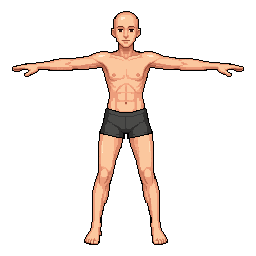
#> input picture website/art/rigging-tools/sprites/bare256.png, 256 x 256 px, given in place of bare256.png.png, which was not available
$ python -i draw-figure.py   (imports and definitions only)
#> lines starting #> are read from the running program, lines starting #| are printed output that depends on the picture
"""Draw the rigging-tools comparison: one row per sprite, one column per tool.

Columns: PixelLab's 18 joints (estimate-skeleton), MediaPipe's 33-point body (Pose
Landmarker, heavy), the extra joints PixelLab's custom skeleton added (props, capes,
hats), and MediaPipe's multiclass segmenter (skin, clothes, accessories).

  python3 draw-figure.py   # writes ../../public/showcase/skeleton/rigging-tools.png
"""
import json
import os
from PIL import Image, ImageDraw, ImageFont

HERE = os.path.dirname(os.path.abspath(__file__))
OUT = os.path.join(HERE, "..", "..", "public", "showcase", "skeleton", "rigging-tools.png")
ROWS = ["adventurer64", "cape256", "knight128", "mage128"]
COLUMNS = ["PixelLab: 18 joints", "MediaPipe: 33-point body", "PixelLab: custom rig, extra joints", "MediaPipe: skin, clothes, accessories"]
CELL, PAD, LABEL = 236, 18, 150
RIGHT, LEFT, MID, GREEN, GOLD = (255, 140, 40), (70, 150, 255), (235, 235, 235), (90, 220, 140), (255, 215, 70)

PL_BONES = [("NECK", "NOSE"), ("NECK", "RIGHT SHOULDER"), ("RIGHT SHOULDER", "RIGHT ELBOW"), ("RIGHT ELBOW", "RIGHT ARM"),
            ("NECK", "LEFT SHOULDER"), ("LEFT SHOULDER", "LEFT ELBOW"), ("LEFT ELBOW", "LEFT ARM"),
            ("NECK", "RIGHT HIP"), ("RIGHT HIP", "RIGHT KNEE"), ("RIGHT KNEE", "RIGHT LEG"),
            ("NECK", "LEFT HIP"), ("LEFT HIP", "LEFT KNEE"), ("LEFT KNEE", "LEFT LEG")]
MP_BONES = [(11, 12), (11, 13), (13, 15), (12, 14), (14, 16), (11, 23), (12, 24), (23, 24), (23, 25), (25, 27), (24, 26), (26, 28),
            (15, 17), (15, 19), (15, 21), (16, 18), (16, 20), (16, 22), (0, 11), (0, 12)]
# Body joints the custom rigs name, mapped to the 18-joint labels so chains can be drawn from them.
ANCHOR = {"right_wrist": "RIGHT ARM", "left_wrist": "LEFT ARM", "right_shoulder": "RIGHT SHOULDER", "left_shoulder": "LEFT SHOULDER",
          "head": "NOSE", "hips": None}

# [2 lines not run here, left out]
font, small = ImageFont.load_default(size=19), ImageFont.load_default(size=15)


def cell(name):
    sprite = Image.open(os.path.join(HERE, "sprites", f"{name}.png")).convert("RGBA")
    box = sprite.getbbox()
    side = max(box[2] - box[0], box[3] - box[1]) + 6
    cx, cy = (box[0] + box[2]) / 2, (box[1] + box[3]) / 2
    left, top = cx - side / 2, cy - side / 2
    scale = (CELL - 16) / side
    crop = sprite.crop((round(left), round(top), round(left + side), round(top + side)))
    big = crop.resize((CELL - 16, CELL - 16), Image.NEAREST)
    base = Image.new("RGBA", (CELL, CELL), (27, 25, 19, 255))
    base.alpha_composite(big, (8, 8))
    at = lambda x, y: ((x - round(left)) * scale + 8, (y - round(top)) * scale + 8)
    return sprite, base, at


def pixellab18(name):
    d = json.load(open(os.path.join(HERE, "pixellab", f"{name}.json")))
    s = Image.open(os.path.join(HERE, "sprites", f"{name}.png")).width
    return {k["label"]: (k["x"] * s, k["y"] * s) for k in d["firstFrameKeypoints"]}


def colour(a, b):
    return RIGHT if "RIGHT" in a + b else LEFT if "LEFT" in a + b else MID


sheet = Image.new("RGBA", (LABEL + 4 * (CELL + PAD), 60 + len(ROWS) * (CELL + PAD) + 30), (20, 18, 14, 255))
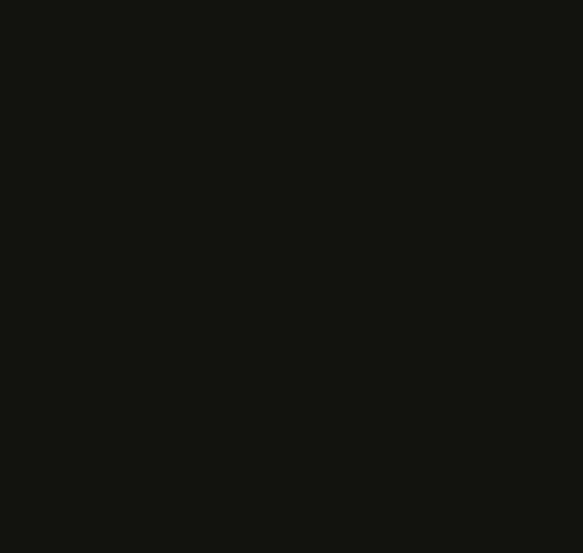
#> sheet: PIL image 1166x1106 RGBA (shown at 1/2 size); mean R, G, B, A 20, 18, 14, 255
d = ImageDraw.Draw(sheet)
# [63 lines not run here, left out]

>>> result = cell('sprites/bare256.png')
#> in cell, sprite is the input picture: PIL image 256x256 RGBA; mean R, G, B, A 29.6, 21.7, 17.3, 39.9
#> in cell, `box = sprite.getbbox()`: box = (12, 11, 244, 245)
#> in cell, `side = max(box[2] - box[0], box[3] - box[1]) + 6`: side = 240
#> in cell, `cx, cy = (box[0] + box[2]) / 2, (box[1] + box[3]) / 2`: cx = 128
#> in cell, `left, top = cx - side / 2, cy - side / 2`: left = 8
#> in cell, `scale = (CELL - 16) / side`: scale = 0.917
#> in cell, `crop = sprite.crop((round(left), round(top), round(left + side), round..`:
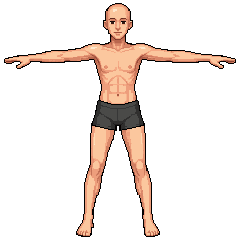
#> crop: PIL image 240x240 RGBA; mean R, G, B, A 33.7, 24.7, 19.7, 45.4; transparent parts drawn white
#> in cell, `base = Image.new("RGBA", (CELL, CELL), (27, 25, 19, 255))`:
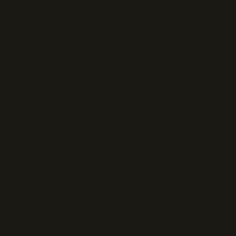
#> base: PIL image 236x236 RGBA; mean R, G, B, A 27, 25, 19, 255
#> in cell, `base.alpha_composite(big, (8, 8))`:
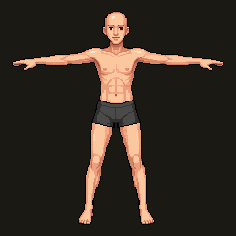
#> base: PIL image 236x236 RGBA; mean R, G, B, A 52.2, 42.6, 33.2, 255

$ run again, on website/art/rigging-tools/sprites/mage128.png
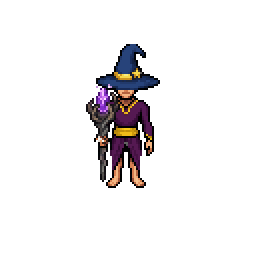
#> input picture website/art/rigging-tools/sprites/mage128.png, 128 x 128 px, given in place of mage128.png.png, which was not available (shown 2 times larger)
#> in cell, sprite is the input picture: PIL image 128x128 RGBA; mean R, G, B, A 6.7, 4.7, 5.7, 22.8
#> box = (43, 22, 80, 94)
#> side = 78
#> cx = 61.5; cy = 58
#> left = 22.5; top = 19
#> scale = 2.82
#> in cell, `crop = sprite.crop((round(left), round(top), round(left + side), round..`:
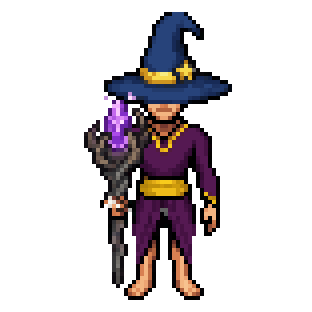
#> crop: PIL image 78x78 RGBA (shown 4 times larger); mean R, G, B, A 18, 12.6, 15.3, 61.4; transparent parts drawn white
#> in cell, `base.alpha_composite(big, (8, 8))`:
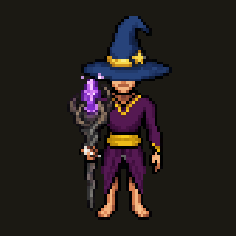
#> base: PIL image 236x236 RGBA; mean R, G, B, A 36.9, 30.7, 28.3, 255
